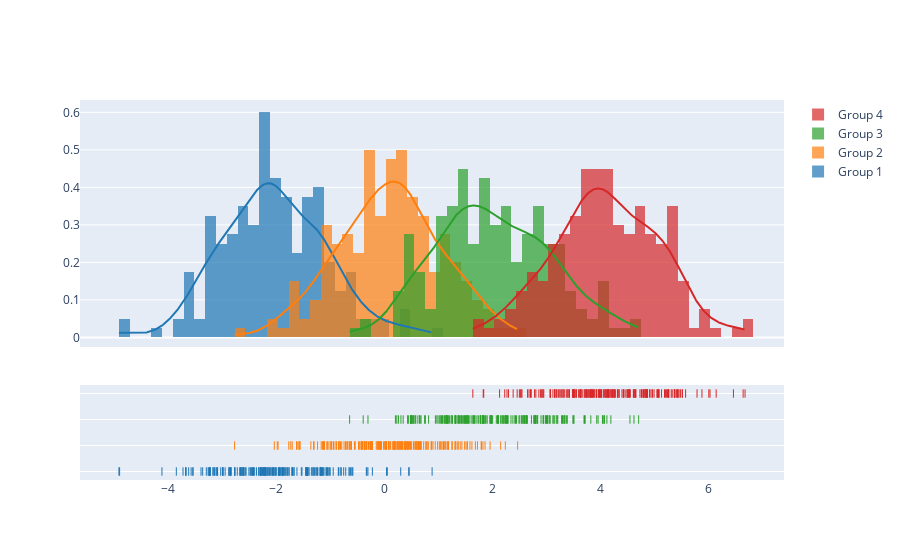

Notebook source saved alongside this figure:
### Code cell
import plotly.figure_factory as ff

# Add histogram data
x1 = np.random.randn(200) - 2
x2 = np.random.randn(200)
x3 = np.random.randn(200) + 2
x4 = np.random.randn(200) + 4

# Group data together
hist_data = [x1, x2, x3, x4]

group_labels = ['Group 1', 'Group 2', 'Group 3', 'Group 4']

# Create distplot with custom bin_size
fig = ff.create_distplot(hist_data, group_labels, bin_size=.2)
fig.show()

### Figure 1 — Plotly figure (JSON) as saved in the notebook; plotly's stock layout.template omitted (floating-point values rounded to 4 significant figures; data arrays with more than 128 entries replaced by an {"elided": "..."} marker saying what was removed)
{"data": [{"autobinx": false, "histnorm": "probability density", "legendgroup": "Group 1", "marker": {"color": "rgb(31, 119, 180)"}, "name": "Group 1", "opacity": 0.7, "type": "histogram", "x": {"elided": "200 float values"}, "xaxis": "x", "xbins": {"end": 0.8869, "size": 0.2, "start": -4.917}, "yaxis": "y"}, {"autobinx": false, "histnorm": "probability density", "legendgroup": "Group 2", "marker": {"color": "rgb(255, 127, 14)"}, "name": "Group 2", "opacity": 0.7, "type": "histogram", "x": {"elided": "200 float values"}, "xaxis": "x", "xbins": {"end": 2.471, "size": 0.2, "start": -2.774}, "yaxis": "y"}, {"autobinx": false, "histnorm": "probability density", "legendgroup": "Group 3", "marker": {"color": "rgb(44, 160, 44)"}, "name": "Group 3", "opacity": 0.7, "type": "histogram", "x": {"elided": "200 float values"}, "xaxis": "x", "xbins": {"end": 4.715, "size": 0.2, "start": -0.642}, "yaxis": "y"}, {"autobinx": false, "histnorm": "probability density", "legendgroup": "Group 4", "marker": {"color": "rgb(214, 39, 40)"}, "name": "Group 4", "opacity": 0.7, "type": "histogram", "x": {"elided": "200 float values"}, "xaxis": "x", "xbins": {"end": 6.687, "size": 0.2, "start": 1.641}, "yaxis": "y"}, {"legendgroup": "Group 1", "marker": {"color": "rgb(31, 119, 180)"}, "mode": "lines", "name": "Group 1", "showlegend": false, "type": "scatter", "x": {"elided": "500 float values"}, "xaxis": "x", "y": {"elided": "500 float values"}, "yaxis": "y"}, {"legendgroup": "Group 2", "marker": {"color": "rgb(255, 127, 14)"}, "mode": "lines", "name": "Group 2", "showlegend": false, "type": "scatter", "x": {"elided": "500 float values"}, "xaxis": "x", "y": {"elided": "500 float values"}, "yaxis": "y"}, {"legendgroup": "Group 3", "marker": {"color": "rgb(44, 160, 44)"}, "mode": "lines", "name": "Group 3", "showlegend": false, "type": "scatter", "x": {"elided": "500 float values"}, "xaxis": "x", "y": {"elided": "500 float values"}, "yaxis": "y"}, {"legendgroup": "Group 4", "marker": {"color": "rgb(214, 39, 40)"}, "mode": "lines", "name": "Group 4", "showlegend": false, "type": "scatter", "x": {"elided": "500 float values"}, "xaxis": "x", "y": {"elided": "500 float values"}, "yaxis": "y"}, {"legendgroup": "Group 1", "marker": {"color": "rgb(31, 119, 180)", "symbol": "line-ns-open"}, "mode": "markers", "name": "Group 1", "showlegend": false, "type": "scatter", "x": {"elided": "200 float values"}, "xaxis": "x", "y": {"elided": "200 str values"}, "yaxis": "y2"}, {"legendgroup": "Group 2", "marker": {"color": "rgb(255, 127, 14)", "symbol": "line-ns-open"}, "mode": "markers", "name": "Group 2", "showlegend": false, "type": "scatter", "x": {"elided": "200 float values"}, "xaxis": "x", "y": {"elided": "200 str values"}, "yaxis": "y2"}, {"legendgroup": "Group 3", "marker": {"color": "rgb(44, 160, 44)", "symbol": "line-ns-open"}, "mode": "markers", "name": "Group 3", "showlegend": false, "type": "scatter", "x": {"elided": "200 float values"}, "xaxis": "x", "y": {"elided": "200 str values"}, "yaxis": "y2"}, {"legendgroup": "Group 4", "marker": {"color": "rgb(214, 39, 40)", "symbol": "line-ns-open"}, "mode": "markers", "name": "Group 4", "showlegend": false, "type": "scatter", "x": {"elided": "200 float values"}, "xaxis": "x", "y": {"elided": "200 str values"}, "yaxis": "y2"}], "layout": {"barmode": "overlay", "hovermode": "closest", "legend": {"traceorder": "reversed"}, "xaxis": {"anchor": "y2", "domain": [0.0, 1.0], "zeroline": false}, "yaxis": {"anchor": "free", "domain": [0.35, 1], "position": 0.0}, "yaxis2": {"anchor": "x", "domain": [0, 0.25], "dtick": 1, "showticklabels": false}}}
